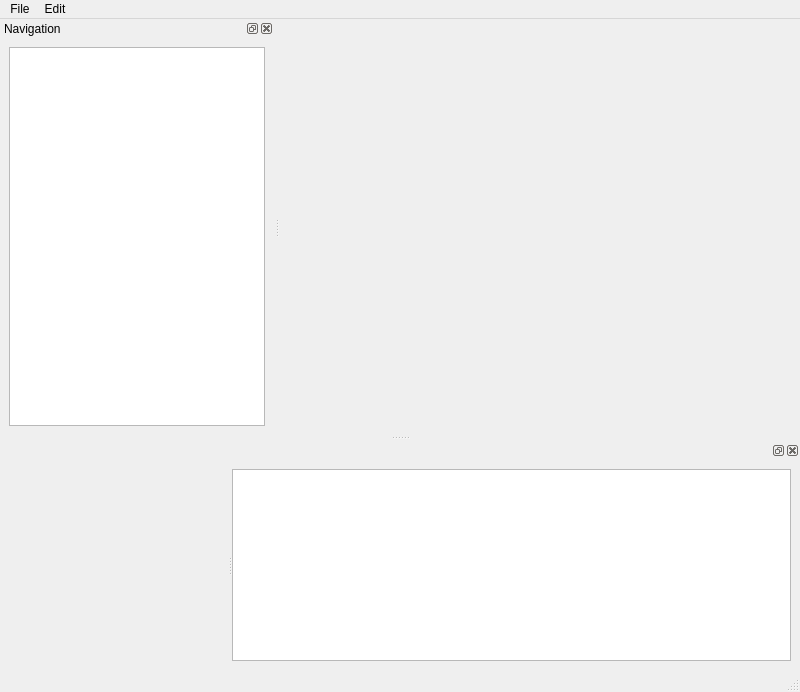
<?xml version="1.0" encoding="UTF-8"?>
<ui version="4.0">
 <class>MainWindow</class>
 <widget class="QMainWindow" name="MainWindow">
  <property name="geometry">
   <rect>
    <x>0</x>
    <y>0</y>
    <width>800</width>
    <height>692</height>
   </rect>
  </property>
  <property name="windowTitle">
   <string>MainWindow</string>
  </property>
    <widget class="SceneViewer" name="centralwidget"/>
  <widget class="QDockWidget" name="treeDockWidget">
   <property name="minimumSize">
    <size>
     <width>160</width>
     <height>82</height>
    </size>
   </property>
   <property name="allowedAreas">
    <set>Qt::DockWidgetArea::LeftDockWidgetArea</set>
   </property>
   <property name="windowTitle">
    <string>Navigation</string>
   </property>
   <attribute name="dockWidgetArea">
    <number>1</number>
   </attribute>
    <widget class="QWidget" name="treeDockContents">
     <layout class="QVBoxLayout" name="treeLayout">
      <item>
      <widget class="TreeView" name="treeWidget">
       <property name="sizePolicy">
        <sizepolicy hsizetype="Expanding" vsizetype="Expanding">
        <horstretch>0</horstretch>
        <verstretch>0</verstretch>
        </sizepolicy>
       </property>
      </widget>
      </item>
     </layout>
    </widget>
  </widget>
  <widget class="QMenuBar" name="menubar">
   <property name="geometry">
    <rect>
     <x>0</x>
     <y>0</y>
     <width>800</width>
     <height>33</height>
    </rect>
   </property>
   <widget class="QMenu" name="menuFile">
    <property name="title">
     <string>File</string>
    </property>
   </widget>
   <widget class="QMenu" name="menuEdit">
    <property name="title">
     <string>Edit</string>
    </property>
   </widget>
   <addaction name="menuFile"/>
   <addaction name="menuEdit"/>
  </widget>
  <widget class="QStatusBar" name="statusbar"/>
  <widget class="QDockWidget" name="sceneWidget">
   <attribute name="dockWidgetArea">
    <number>8</number>
   </attribute>
    <widget class="QWidget" name="sceneDockContents">
     <layout class="QVBoxLayout" name="sceneLayout">
      <item>
      <widget class="QSplitter" name="sceneSplitter">
       <property name="orientation">
        <enum>Qt::Orientation::Horizontal</enum>
       </property>
       <widget class="EngineRunner" name="engineRunner"/>
             <widget class="TableView" name="tableView"/>
      </widget>
      </item>
     </layout>
    </widget>
  </widget>
 </widget>
 <customwidgets>
  <customwidget>
   <class>TreeView</class>
   <extends>QTreeView</extends>
   <header>components.tree.view</header>
  </customwidget>
  <customwidget>
   <class>SceneViewer</class>
   <extends>QWidget</extends>
   <header>scene</header>
  </customwidget>
  <customwidget>
   <class>TableView</class>
   <extends>QTableView</extends>
   <header>components.table.view</header>
  </customwidget>
  <customwidget>
   <class>EngineRunner</class>
   <extends>QWidget</extends>
   <header>engine.engine_view</header>
  </customwidget>
 </customwidgets>
 <resources/>
 <connections/>
</ui>
